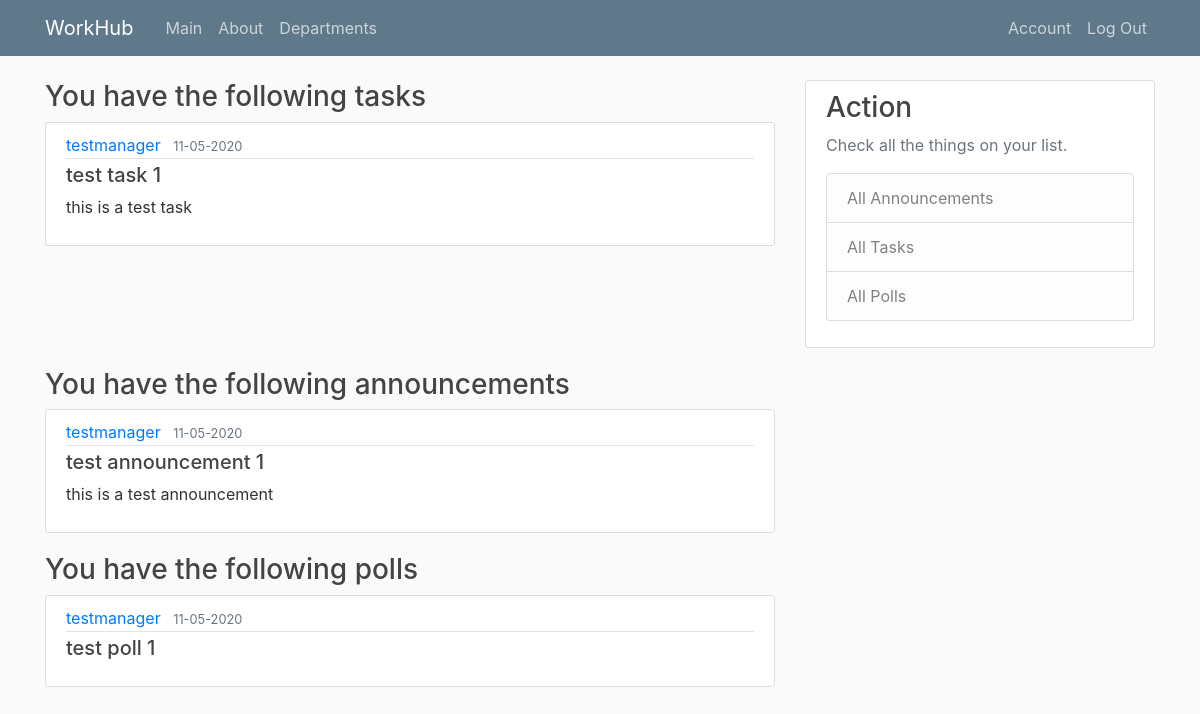
Screenshot of /main (signed in) with the database file from the repository.
### scheduler/models.py (models this page shows, shortened)
class Task(db.Model):
    id = db.Column(db.Integer, primary_key=True)
    title = db.Column(db.String(100), nullable=False)
    date_posted = db.Column(db.DateTime, nullable=False, default=datetime.utcnow)
    content = db.Column(db.Text, nullable=False)
    user_id = db.Column(db.Integer, db.ForeignKey('user.id'), nullable=False)
    audience = db.Column(db.String(300), nullable = False)

class User(db.Model, UserMixin):
    id = db.Column(db.Integer, primary_key=True)
    username = db.Column(db.String(20), unique=True, nullable=False)
    email = db.Column(db.String(120), unique=True, nullable=False)
    is_manager = db.Column(db.Boolean, nullable=False)
    dept = db.Column(db.String(60), nullable=False)
    image_file = db.Column(db.String(20), nullable=False, default='default.jpg')
    password = db.Column(db.String(60), nullable=False)
    announcement = db.relationship('Announcement', backref='author', lazy=True)
    poll = db.relationship('Poll', backref='author', lazy=True)
    task = db.relationship('Task', backref='author', lazy=True)

class Announcement(db.Model):
    id = db.Column(db.Integer, primary_key=True)
    title = db.Column(db.String(100), nullable=False)
    date_posted = db.Column(db.DateTime, nullable=False, default=datetime.utcnow)
    content = db.Column(db.Text, nullable=False)
    user_id = db.Column(db.Integer, db.ForeignKey('user.id'), nullable=False)
    audience = db.Column(db.String(300), nullable = False)

class Poll(db.Model):
    id = db.Column(db.Integer, primary_key=True)
    title = db.Column(db.String(100), nullable=False)
    date_posted = db.Column(db.DateTime, nullable=False, default=datetime.utcnow)
    question = db.Column(db.Text, nullable=False)
    option1 = db.Column(db.Text, nullable=False)
    option2 = db.Column(db.Text, nullable=False)
    initiator_id = db.Column(db.Integer, db.ForeignKey('user.id'), nullable=False)
    audience = db.Column(db.String(300), nullable = False)

### scheduler/routes.py (the view)
@app.route('/main') # main user page
def main():
	page = request.args.get('page', 1, type = int)
	ann_ids = []
	ann_ids = db.session.query(Announcement_recipent.announcement_id).filter(Announcement_recipent.recipient == current_user.username)
	announcements = Announcement.query.filter(Announcement.id.in_(ann_ids)).limit(3)
	task_ids = []
	task_ids = db.session.query(Task_recipent.task_id).filter(Task_recipent.recipient == current_user.username)
	tasks = Task.query.filter(Task.id.in_(task_ids)).limit(3)
	poll_ids = []
	poll_ids = db.session.query(Poll_recipent.poll_id).filter(Poll_recipent.recipient == current_user.username)
	polls = Poll.query.filter(Poll.id.in_(poll_ids)).limit(3)
	return render_template('main.html', announcements =announcements, tasks = tasks, polls = polls,title = 'Main')

### scheduler/models.py (called while the page is built)
@login_manager.user_loader
def load_user(user_id):
    return User.query.get(int(user_id))

### scheduler/templates/main.html (shortened to what this page needs)
{% extends "layout_main.html" %}
{% block content %}
    {% for task in tasks %}
        <article class="media content-section">
          <div class="media-body">
            <div class="article-metadata">
              <a class="mr-2" href="#">{{ task.author.username }}</a>
              <small class="text-muted">{{task.date_posted.strftime('%m-%d-%Y') }}</small>
            </div>
            <h5><a class="article-title" href="{{url_for('task', task_id = task.id)}}">{{ task.title }}</a></h5>
            <p class="article-content">{{ task.content }}</p>
          </div>
        </article>
  {% endfor  %}
{% endblock content  %}
{% block content2 %}
    {% for announcement in announcements %}
        <article class="media content-section">
          <div class="media-body">
            <div class="article-metadata">
              <a class="mr-2" href="#">{{ announcement.author.username }}</a>
              <small class="text-muted">{{announcement.date_posted.strftime('%m-%d-%Y') }}</small>
            </div>
            <h5><a class="article-title" href="{{url_for('announcement', announcement_id = announcement.id)}}">{{ announcement.title }}</a></h5>
            <p class="article-content">{{ announcement.content }}</p>
          </div>
        </article>
  {% endfor  %}
{% endblock content2  %}
{% block content3 %}
  {% for poll in polls %}
        <article class="media content-section">
          <div class="media-body">
            <div class="article-metadata">
              <a class="mr-2" href="#">{{ poll.author.username }}</a>
              <small class="text-muted">{{poll.date_posted.strftime('%m-%d-%Y') }}</small>
            </div>
            <h5><a class="article-title" href="{{url_for('poll', poll_id = poll.id)}}">{{ poll.title }}</a></h5>
          </div>
        </article>
  {% endfor  %}
{% endblock content3  %}

### scheduler/static/main.css (style rules this page uses)
body { background: #fafafa; color: #333333; margin-top: 5rem; }
h1, h2, h3, h4, h5, h6 { color: #444444; }
.content-section { background: #ffffff; padding: 10px 20px; border: 1px solid #dddddd; border-radius: 3px; margin-bottom: 20px; }
.article-title { color: #444444; }
.article-content { white-space: pre-line; }
.article-metadata { padding-bottom: 1px; margin-bottom: 4px; border-bottom: 1px solid #e3e3e3 }

### rows the page displays
Task: author.username "testmanager", date_posted "11-05-2020", title "test task 1", content "this is a test task"
Announcement: author.username "testmanager", date_posted "11-05-2020", title "test announcement 1", content "this is a test announcement"
Poll: author.username "testmanager", date_posted "11-05-2020", title "test poll 1"
